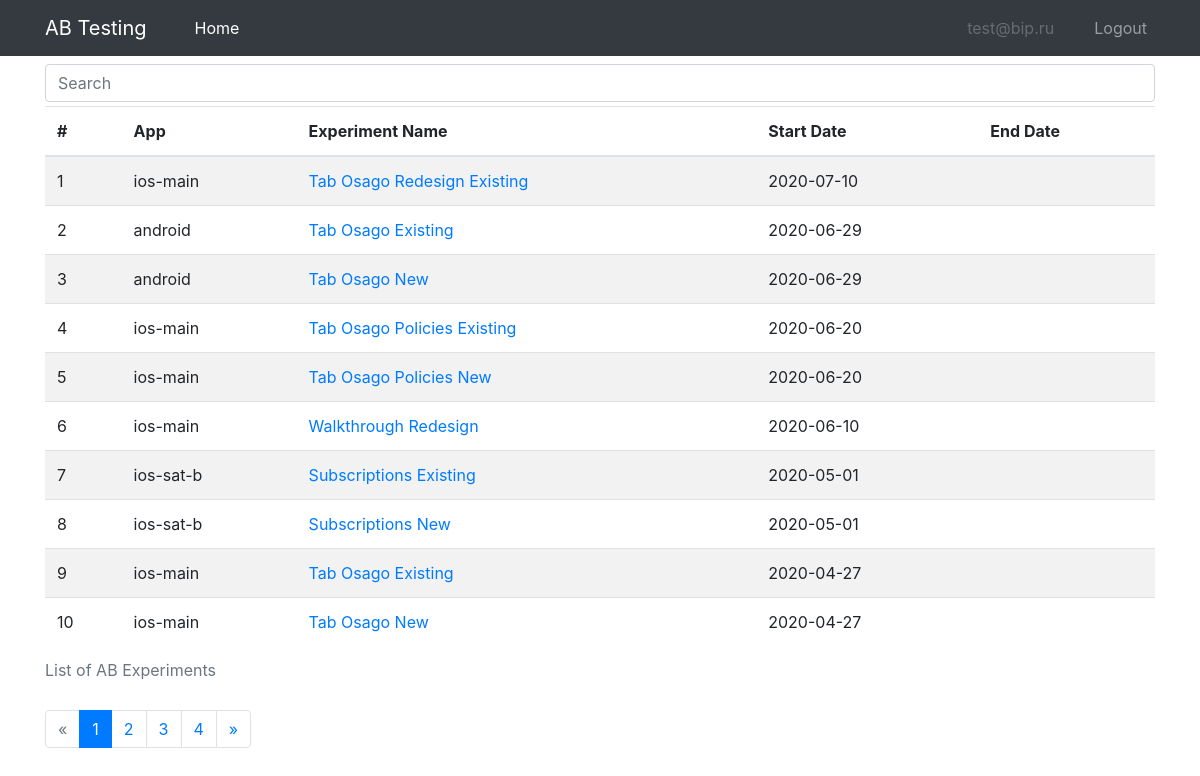
The page /index (signed in) on the database as committed earlier.
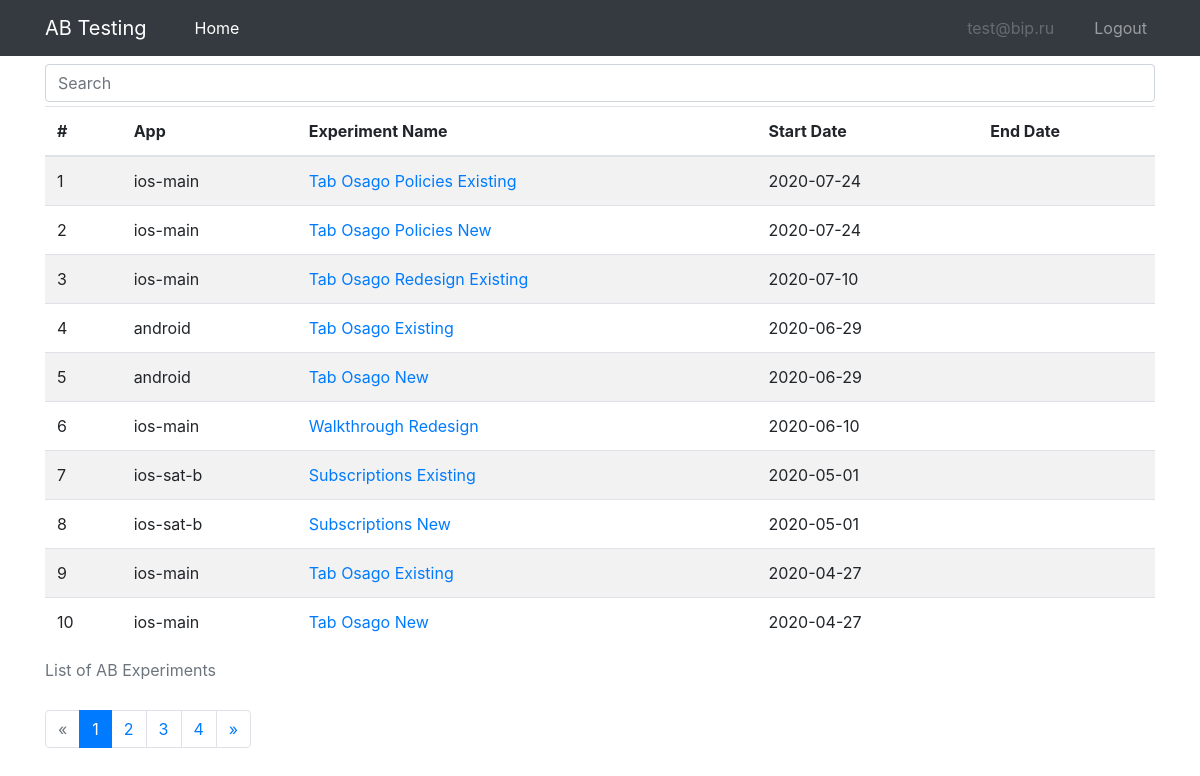
The same page on the database as committed later.
### models.py (models this page shows, shortened)
class User(UserMixin, db.Model):
    id = db.Column(db.Integer, primary_key=True)
    email = db.Column(db.String(120), index=True, unique=True)
    password_hash = db.Column(db.String(128))

class ABExperiment(db.Model):
    __tablename__ = "experiment"
    __table_args__ = (db.UniqueConstraint('app_id', 'name', name="unique_constraint_app_exp"), )
    id = db.Column(db.Integer, primary_key=True)
    app_id = db.Column(db.Integer, db.ForeignKey("app.id"))
    name = db.Column(db.String(120), index=True)
    description = db.Column(db.Text)
    metrics = db.Column(db.Text)
    start_date = db.Column(db.Date)
    end_date = db.Column(db.Date)
    options = db.relationship('ABOption', backref='experiment') # cascade="all, delete-orphan"
    @property
    def clean_name(self):
        clean_name = " ".join(
            [i.capitalize() for i in self.name.split("_") if i not in ("exp", "ios", "android")]
        )
        return clean_name

class App(db.Model):
    __tablename__ = "app"
    id = db.Column(db.Integer, primary_key=True)
    name = db.Column(db.String(120), index=True, unique=True)
    experiments = db.relationship('ABExperiment', backref='app')

### ab/ab.py (the view)
@bp.route("/")
@bp.route("/index")
@login_required
def index():
    page = request.args.get("page", default=1, type=int)
    q = request.args.get("q", default="")
    exp_pagination = ABExperiment.query \
        .join(App, ABExperiment.app_id == App.id) \
        .filter(
            (ABExperiment.name.like(f"%{q}%")) | (App.name.like(f"%{q}%"))
        ) \
        .order_by(ABExperiment.start_date.desc(), ABExperiment.name) \
        .limit(100).from_self() \
        .paginate(page=page, per_page=10)
    return render_template("ab/ab_list.html", exp_pagination=exp_pagination, q=q, active_link="home")

### main.py (called while the page is built)
@login.user_loader
def load_user(id):
    return User.query.get(int(id))

### templates/ab/ab_list.html (shortened to what this page needs)
{% extends "base.html" %}
{% from "macros/_pagination.html" import render_pagination %}
{% block content %}
<div class="container">
    <form action="{{ url_for('ab.index') }}" method="GET">
        <div class="form-group mt-2 mb-1">
            <input class="form-control" type="text" name="q" placeholder="Search" aria-label="Search">
        </div>
    </form>
    {% if exp_pagination %}
    <table class="table table-hover table-striped">
        <caption>List of AB Experiments</caption>
        <thead>
            <tr>
                <th scope="col">#</th>
                <th scope="col">App</th>
                <th scope="col">Experiment Name</th>
                <th scope="col">Start Date</th>
                <th scope="col">End Date</th>
            </tr>
        </thead>
        {% for exp in exp_pagination.items %}
        <tr>
            <td>{{ loop.index + ((exp_pagination.page - 1) * exp_pagination.per_page) }}</td>
            <td>{{ exp.app.name }}</td>
            <td><a href="{{ url_for('ab.detail', exp_name=exp.name) }}">{{ exp.clean_name }}</a></td>
            <td>{{ exp.start_date }}</td>
            <td>
            </td>
        </tr>
        {% endfor %}
    </table>
    {{ render_pagination(exp_pagination, endpoint='ab.index', q=q) }}
    {% endif %}
</div>
{% endblock %}

### templates/base.html (shortened to what this page needs)
<!DOCTYPE html>
<html>
    <head>
        <link rel="stylesheet" href="https://stackpath.bootstrapcdn.com/bootstrap/4.5.0/css/bootstrap.min.css">
        <link rel="stylesheet" href="https://stackpath.bootstrapcdn.com/font-awesome/4.7.0/css/font-awesome.min.css">
        <link rel="stylesheet" type="text/css" href="{{ url_for('static', filename='css/style.css') }}">
    </head>
    <body>
    <nav class="navbar navbar-expand-md navbar-dark bg-dark fixed-top">
        <div class="container">
            <a class="navbar-brand" href="{{ url_for('ab.index') }}">AB Testing</a>
            <div class="collapse navbar-collapse" id="navbarCollapse">
                <ul class="navbar-nav mr-auto">
                    <li class="nav-item {{ 'active' if active_link == 'home' else None }} ml-4">
                        <a class="nav-link" href="{{ url_for('ab.index') }}">Home</a>
                    </li>
                </ul>
                <ul class="navbar-nav ml-auto">
                {% if current_user.is_authenticated %}
                    <li class="nav-item mr-4">
                    <a class="nav-link disabled">{{ current_user.email }}</a>
                    </li>
                    <li class="nav-item">
                    <a class="nav-link" href="{{ url_for('auth.logout') }}">Logout</a>
                    </li>
                {% endif %}
                </ul>
            </div>
        </div>
    </nav>
    {% block content %}
    {% endblock %}
    </body>
</html>

### templates/macros/_pagination.html
{% macro render_pagination(pagination, endpoint, q) %}
<nav aria-label="Page navigation example">
    <ul class="pagination">
        {% if pagination.has_prev %}
            {% if q and q != "" %}
                <li class="page-item"><a class="page-link" href="{{ url_for(endpoint, page=pagination.prev_num, q=q) }}">&laquo;</a></li>
            {% else %}
                <li class="page-item"><a class="page-link" href="{{ url_for(endpoint, page=pagination.prev_num) }}">&laquo;</a></li>
            {% endif %}
        {% else %}
            <li class="page-item disabled"><a class="page-link" href="#">&laquo;</a></li>
        {% endif %}
        {% for page in pagination.iter_pages() %}
            {% if page %}
                {% if page != pagination.page %}
                    {% if q and q != "" %}
                        <li class="page-item"><a class="page-link" href="{{ url_for(endpoint, page=page, q=q) }}">{{ page }}</a></li>
                    {% else %}
                        <li class="page-item"><a class="page-link" href="{{ url_for(endpoint, page=page) }}">{{ page }}</a></li>
                    {% endif %}
                {% else %}
                    <li class="page-item active"><span class="page-link">{{ page }}</span></li>
                {% endif %}
            {% endif %}
        {% endfor %}
        {% if pagination.has_next %}
            {% if q and q != "" %}
                <li class="page-item"><a class="page-link" href="{{ url_for(endpoint, q=q, page=pagination.next_num) }}">&raquo;</a></li>
            {% else %}
                <li class="page-item"><a class="page-link" href="{{ url_for(endpoint, page=pagination.next_num) }}">&raquo;</a></li>
            {% endif %}
        {% else %}
            <li class="page-item disabled"><a class="page-link" href="#">&raquo;</a></li>
        {% endif %}
    </ul>
</nav>
{% endmacro %}

### static/css/style.css (style rules this page uses)
body { padding-top: 3.5rem; }

Rows that differ between the two databases and show on the page:
changed ABExperiment "Tab Osago Policies Existing": start_date "2020-06-20" → "2020-07-24"; moves up the list
changed ABExperiment "Tab Osago Policies New": start_date "2020-06-20" → "2020-07-24"; moves up the list
